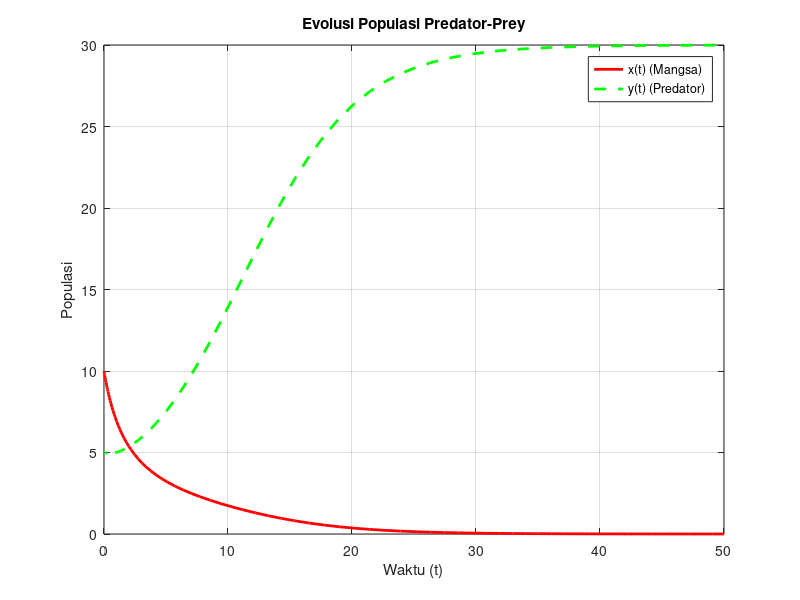
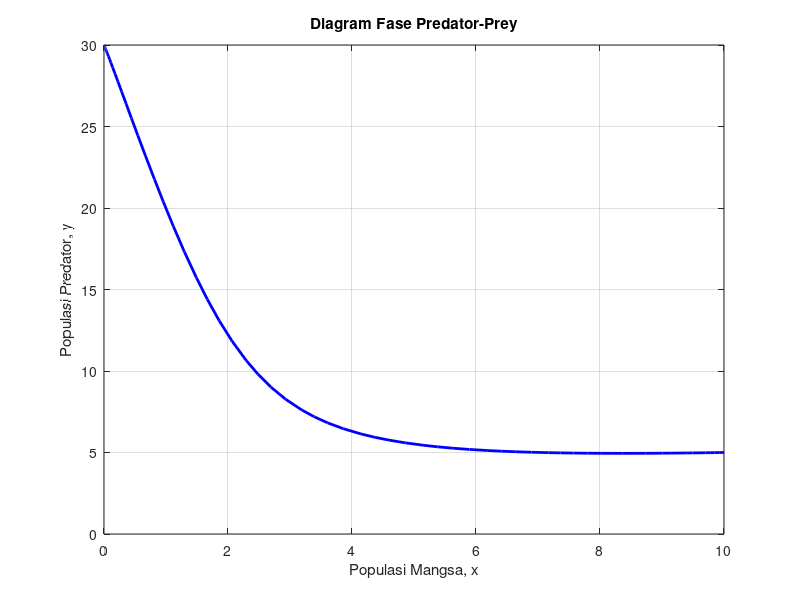

MATLAB code to generate these figures, in order:
% Parameter
r1 = 0.1;   % Pertumbuhan populasi x
r2 = 0.3;  % Pertumbuhan populasi y
a1 = 0.05;  % Kompetisi populasi x
a2 = 0.01;  % Kompetisi populasi y
v1 = 0.01; % Interaksi antara x dan y
v2 = 0.03; % Interaksi antara y dan x

% Sistem persamaan diferensial
dxdt = @(t, X) [r1*X(1) - a1*X(1)^2 - v1*X(1)*X(2); 
                r2*X(2) - a2*X(2)^2 - v2*X(1)*X(2)];

% Kondisi awal
x0 = [10; 5]; % x(0) = [mangsa;predator]
tspan = [0 50]; % Rentang waktu

% Solusi numerik menggunakan ode45
[t, X] = ode45(dxdt, tspan, x0);

% Plot x(t) dan y(t) terhadap waktu
figure;
plot(t, X(:, 1), 'r-', 'LineWidth', 2); hold on;
plot(t, X(:, 2), 'g--', 'LineWidth', 2);
xlabel('Waktu (t)');
ylabel('Populasi');
legend('x(t) (Mangsa)', 'y(t) (Predator)');
title('Evolusi Populasi Predator-Prey');
grid on;

% Plot diagram fase (x vs y)
figure;
plot(X(:, 1), X(:, 2), 'b-', 'LineWidth', 2);
xlabel('Populasi Mangsa, x');
ylabel('Populasi Predator, y');
title('Diagram Fase Predator-Prey');
grid on;
